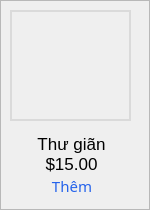
         <widget class="QFrame" name="frame_21">
          <property name="sizePolicy">
           <sizepolicy hsizetype="Preferred" vsizetype="Preferred">
            <horstretch>0</horstretch>
            <verstretch>0</verstretch>
           </sizepolicy>
          </property>
          <property name="minimumSize">
           <size>
            <width>0</width>
            <height>50</height>
           </size>
          </property>
          <property name="styleSheet">
           <string notr="true">#frame_21 {
	background-color: transparent;
	border:1px;
}</string>
          </property>
          <property name="frameShape">
           <enum>QFrame::StyledPanel</enum>
          </property>
          <property name="frameShadow">
           <enum>QFrame::Raised</enum>
          </property>
          <widget class="QLabel" name="label_29">
           <property name="geometry">
            <rect>
             <x>0</x>
             <y>150</y>
             <width>141</width>
             <height>31</height>
            </rect>
           </property>
           <property name="styleSheet">
            <string notr="true">QLabel {
	font-family: &quot;Montserrat&quot;;
	font-size: 13pt;
	font-weight:400;
	background-color:transparent;
	border:1px;
	padding-left: 2px;
	padding-bottom:3px;
}</string>
           </property>
           <property name="text">
            <string>$15.00</string>
           </property>
           <property name="alignment">
            <set>Qt::AlignCenter</set>
           </property>
          </widget>
          <widget class="QLabel" name="label_27">
           <property name="geometry">
            <rect>
             <x>0</x>
             <y>130</y>
             <width>141</width>
             <height>31</height>
            </rect>
           </property>
           <property name="styleSheet">
            <string notr="true">QLabel {
	font-family: &quot;Montserrat&quot;;
	font-size: 13pt;
	font-weight:400;
	background-color:transparent;
	border:1px;
	padding-left: 2px;
	padding-bottom:3px;
}</string>
           </property>
           <property name="text">
            <string>Thư giãn</string>
           </property>
           <property name="alignment">
            <set>Qt::AlignCenter</set>
           </property>
          </widget>
          <widget class="QPushButton" name="pushButton_14">
           <property name="geometry">
            <rect>
             <x>40</x>
             <y>170</y>
             <width>61</width>
             <height>31</height>
            </rect>
           </property>
           <property name="font">
            <font>
             <family>Montserrat</family>
             <pointsize>11</pointsize>
             <weight>50</weight>
             <bold>false</bold>
            </font>
           </property>
           <property name="cursor">
            <cursorShape>PointingHandCursor</cursorShape>
           </property>
           <property name="styleSheet">
            <string notr="true">QPushButton {
	font-family: &quot;Montserrat&quot;;
	font-size:11pt;
	color: #2563EB;
	font-weight:400;
	background-color:transparent;
	border:1px;
	border-radius:5px;
	padding-left:3px;
}
QPushButton:hover {
	text-decoration: underline;
}</string>
           </property>
           <property name="text">
            <string>Thêm</string>
           </property>
          </widget>
          <widget class="QLabel" name="label_28">
           <property name="geometry">
            <rect>
             <x>10</x>
             <y>10</y>
             <width>121</width>
             <height>111</height>
            </rect>
           </property>
           <property name="styleSheet">
            <string notr="true">QLabel {
	border: 2px solid #DADADA;
}</string>
           </property>
           <property name="text">
            <string/>
           </property>
           <property name="pixmap">
            <pixmap>thugian.png</pixmap>
           </property>
           <property name="scaledContents">
            <bool>true</bool>
           </property>
          </widget>
         </widget>
